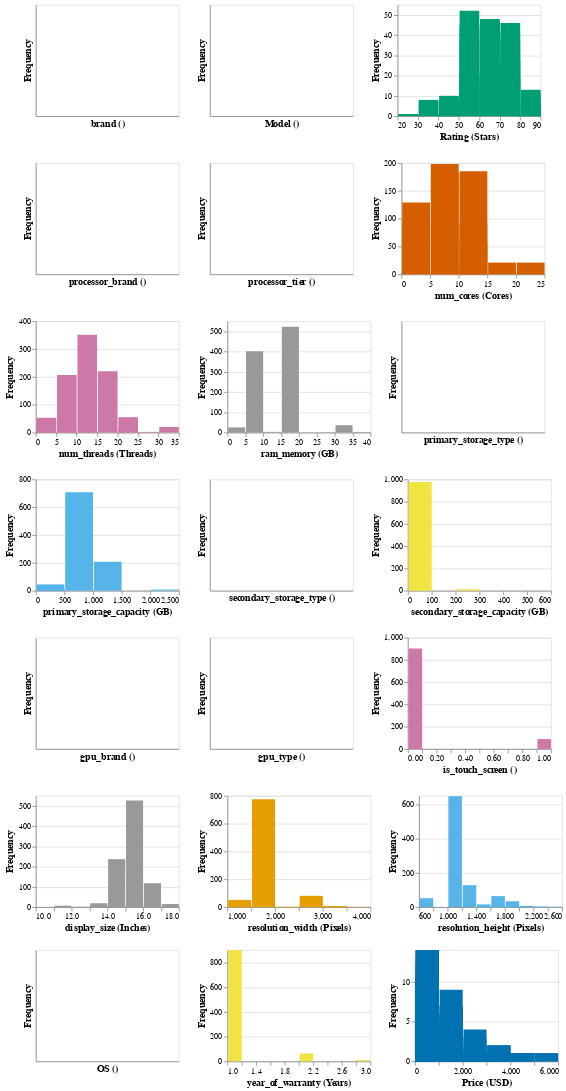

Write notebook code for a chart like this one.
### Markdown cell above
![Graph1](Visualisations/Graph2.png)

### Code cell
import altair as alt

# Map columns to units for those that are quantitative
units_mapping = {
    'brand': '',
    'Model': '',
    'Rating': 'Stars',
    'processor_brand': '',
    'processor_tier': '',
    'num_cores': 'Cores',
    'num_threads': 'Threads',
    'ram_memory': 'GB',
    'primary_storage_type': '',
    'primary_storage_capacity': 'GB',
    'secondary_storage_type': '',
    'secondary_storage_capacity': 'GB',
    'gpu_brand': '',
    'gpu_type': '',
    'is_touch_screen': '',
    'display_size': 'Inches',
    'resolution_width': 'Pixels',
    'resolution_height': 'Pixels',
    'OS': '',
    'year_of_warranty': 'Years',
    'Price': 'USD'
}

# Columns of interest
columns = list(units_mapping.keys())

# Define a color-blind-friendly "rainbow" palette
colors = ['#E69F00', '#56B4E9', '#009E73', '#F0E442', '#0072B2', '#D55E00', '#CC79A7', '#999999']
# Ensure we have enough colors
colors *= (len(columns) // len(colors) + 1)

# Create charts
charts = []
for i, col in enumerate(columns):
    title = f'{col} ({units_mapping[col]})'  # Include units in title
    chart = alt.Chart(df).mark_bar(color=colors[i]).encode(
        x=alt.X(f'{col}:Q', bin=True, title=title),
        y=alt.Y('count()', title='Frequency'),
        tooltip=[alt.Tooltip(f'{col}:Q', title=col)]
    ).properties(
        width=180,
        height=140
    )
    charts.append(chart)

# Combine charts into a grid layout without explicit titles
chart_grid = alt.vconcat(*[
    alt.hconcat(*charts[i:i+3]) for i in range(0, len(charts), 3)
]).configure_axis(
    titleFontSize=12,
    labelFontSize=10
)

chart_grid

### Figure 1 — Vega-Lite specification as saved in the notebook (floating-point values rounded to 4 significant figures; data arrays with more than 128 entries replaced by an {"elided": "..."} marker saying what was removed)
{"config": {"view": {"continuousWidth": 300, "continuousHeight": 300}, "axis": {"labelFontSize": 10, "titleFontSize": 12}}, "vconcat": [{"hconcat": [{"mark": {"type": "bar", "color": "#E69F00"}, "encoding": {"tooltip": [{"field": "brand", "title": "brand", "type": "quantitative"}], "x": {"bin": true, "field": "brand", "title": "brand ()", "type": "quantitative"}, "y": {"aggregate": "count", "title": "Frequency", "type": "quantitative"}}, "height": 140, "width": 180}, {"mark": {"type": "bar", "color": "#56B4E9"}, "encoding": {"tooltip": [{"field": "Model", "title": "Model", "type": "quantitative"}], "x": {"bin": true, "field": "Model", "title": "Model ()", "type": "quantitative"}, "y": {"aggregate": "count", "title": "Frequency", "type": "quantitative"}}, "height": 140, "width": 180}, {"mark": {"type": "bar", "color": "#009E73"}, "encoding": {"tooltip": [{"field": "Rating", "title": "Rating", "type": "quantitative"}], "x": {"bin": true, "field": "Rating", "title": "Rating (Stars)", "type": "quantitative"}, "y": {"aggregate": "count", "title": "Frequency", "type": "quantitative"}}, "height": 140, "width": 180}]}, {"hconcat": [{"mark": {"type": "bar", "color": "#F0E442"}, "encoding": {"tooltip": [{"field": "processor_brand", "title": "processor_brand", "type": "quantitative"}], "x": {"bin": true, "field": "processor_brand", "title": "processor_brand ()", "type": "quantitative"}, "y": {"aggregate": "count", "title": "Frequency", "type": "quantitative"}}, "height": 140, "width": 180}, {"mark": {"type": "bar", "color": "#0072B2"}, "encoding": {"tooltip": [{"field": "processor_tier", "title": "processor_tier", "type": "quantitative"}], "x": {"bin": true, "field": "processor_tier", "title": "processor_tier ()", "type": "quantitative"}, "y": {"aggregate": "count", "title": "Frequency", "type": "quantitative"}}, "height": 140, "width": 180}, {"mark": {"type": "bar", "color": "#D55E00"}, "encoding": {"tooltip": [{"field": "num_cores", "title": "num_cores", "type": "quantitative"}], "x": {"bin": true, "field": "num_cores", "title": "num_cores (Cores)", "type": "quantitative"}, "y": {"aggregate": "count", "title": "Frequency", "type": "quantitative"}}, "height": 140, "width": 180}]}, {"hconcat": [{"mark": {"type": "bar", "color": "#CC79A7"}, "encoding": {"tooltip": [{"field": "num_threads", "title": "num_threads", "type": "quantitative"}], "x": {"bin": true, "field": "num_threads", "title": "num_threads (Threads)", "type": "quantitative"}, "y": {"aggregate": "count", "title": "Frequency", "type": "quantitative"}}, "height": 140, "width": 180}, {"mark": {"type": "bar", "color": "#999999"}, "encoding": {"tooltip": [{"field": "ram_memory", "title": "ram_memory", "type": "quantitative"}], "x": {"bin": true, "field": "ram_memory", "title": "ram_memory (GB)", "type": "quantitative"}, "y": {"aggregate": "count", "title": "Frequency", "type": "quantitative"}}, "height": 140, "width": 180}, {"mark": {"type": "bar", "color": "#E69F00"}, "encoding": {"tooltip": [{"field": "primary_storage_type", "title": "primary_storage_type", "type": "quantitative"}], "x": {"bin": true, "field": "primary_storage_type", "title": "primary_storage_type ()", "type": "quantitative"}, "y": {"aggregate": "count", "title": "Frequency", "type": "quantitative"}}, "height": 140, "width": 180}]}, {"hconcat": [{"mark": {"type": "bar", "color": "#56B4E9"}, "encoding": {"tooltip": [{"field": "primary_storage_capacity", "title": "primary_storage_capacity", "type": "quantitative"}], "x": {"bin": true, "field": "primary_storage_capacity", "title": "primary_storage_capacity (GB)", "type": "quantitative"}, "y": {"aggregate": "count", "title": "Frequency", "type": "quantitative"}}, "height": 140, "width": 180}, {"mark": {"type": "bar", "color": "#009E73"}, "encoding": {"tooltip": [{"field": "secondary_storage_type", "title": "secondary_storage_type", "type": "quantitative"}], "x": {"bin": true, "field": "secondary_storage_type", "title": "secondary_storage_type ()", "type": "quantitative"}, "y": {"aggregate": "count", "title": "Frequency", "type": "quantitative"}}, "height": 140, "width": 180}, {"mark": {"type": "bar", "color": "#F0E442"}, "encoding": {"tooltip": [{"field": "secondary_storage_capacity", "title": "secondary_storage_capacity", "type": "quantitative"}], "x": {"bin": true, "field": "secondary_storage_capacity", "title": "secondary_storage_capacity (GB)", "type": "quantitative"}, "y": {"aggregate": "count", "title": "Frequency", "type": "quantitative"}}, "height": 140, "width": 180}]}, {"hconcat": [{"mark": {"type": "bar", "color": "#0072B2"}, "encoding": {"tooltip": [{"field": "gpu_brand", "title": "gpu_brand", "type": "quantitative"}], "x": {"bin": true, "field": "gpu_brand", "title": "gpu_brand ()", "type": "quantitative"}, "y": {"aggregate": "count", "title": "Frequency", "type": "quantitative"}}, "height": 140, "width": 180}, {"mark": {"type": "bar", "color": "#D55E00"}, "encoding": {"tooltip": [{"field": "gpu_type", "title": "gpu_type", "type": "quantitative"}], "x": {"bin": true, "field": "gpu_type", "title": "gpu_type ()", "type": "quantitative"}, "y": {"aggregate": "count", "title": "Frequency", "type": "quantitative"}}, "height": 140, "width": 180}, {"mark": {"type": "bar", "color": "#CC79A7"}, "encoding": {"tooltip": [{"field": "is_touch_screen", "title": "is_touch_screen", "type": "quantitative"}], "x": {"bin": true, "field": "is_touch_screen", "title": "is_touch_screen ()", "type": "quantitative"}, "y": {"aggregate": "count", "title": "Frequency", "type": "quantitative"}}, "height": 140, "width": 180}]}, {"hconcat": [{"mark": {"type": "bar", "color": "#999999"}, "encoding": {"tooltip": [{"field": "display_size", "title": "display_size", "type": "quantitative"}], "x": {"bin": true, "field": "display_size", "title": "display_size (Inches)", "type": "quantitative"}, "y": {"aggregate": "count", "title": "Frequency", "type": "quantitative"}}, "height": 140, "width": 180}, {"mark": {"type": "bar", "color": "#E69F00"}, "encoding": {"tooltip": [{"field": "resolution_width", "title": "resolution_width", "type": "quantitative"}], "x": {"bin": true, "field": "resolution_width", "title": "resolution_width (Pixels)", "type": "quantitative"}, "y": {"aggregate": "count", "title": "Frequency", "type": "quantitative"}}, "height": 140, "width": 180}, {"mark": {"type": "bar", "color": "#56B4E9"}, "encoding": {"tooltip": [{"field": "resolution_height", "title": "resolution_height", "type": "quantitative"}], "x": {"bin": true, "field": "resolution_height", "title": "resolution_height (Pixels)", "type": "quantitative"}, "y": {"aggregate": "count", "title": "Frequency", "type": "quantitative"}}, "height": 140, "width": 180}]}, {"hconcat": [{"mark": {"type": "bar", "color": "#009E73"}, "encoding": {"tooltip": [{"field": "OS", "title": "OS", "type": "quantitative"}], "x": {"bin": true, "field": "OS", "title": "OS ()", "type": "quantitative"}, "y": {"aggregate": "count", "title": "Frequency", "type": "quantitative"}}, "height": 140, "width": 180}, {"mark": {"type": "bar", "color": "#F0E442"}, "encoding": {"tooltip": [{"field": "year_of_warranty", "title": "year_of_warranty", "type": "quantitative"}], "x": {"bin": true, "field": "year_of_warranty", "title": "year_of_warranty (Years)", "type": "quantitative"}, "y": {"aggregate": "count", "title": "Frequency", "type": "quantitative"}}, "height": 140, "width": 180}, {"mark": {"type": "bar", "color": "#0072B2"}, "encoding": {"tooltip": [{"field": "Price", "title": "Price", "type": "quantitative"}], "x": {"bin": true, "field": "Price", "title": "Price (USD)", "type": "quantitative"}, "y": {"aggregate": "count", "title": "Frequency", "type": "quantitative"}}, "height": 140, "width": 180}]}], "data": {"name": "data-d4d64629781e7d112de3ed4c04c6dc12"}, "$schema": "https://vega.github.io/schema/vega-lite/v5.17.0.json", "datasets": {"data-d4d64629781e7d112de3ed4c04c6dc12": {"elided": "991 records"}}}
